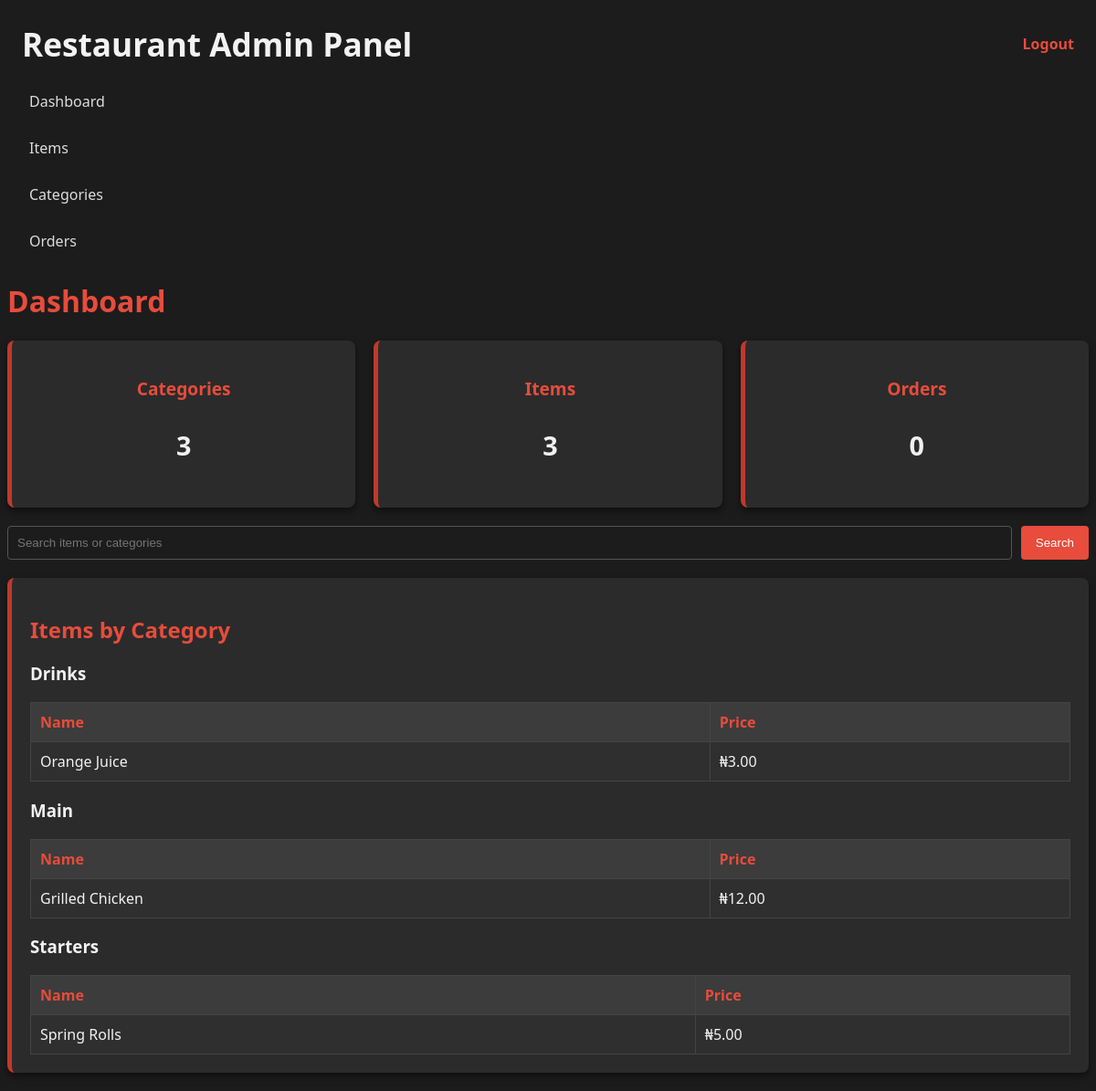
The page /public/admin/index.php (signed in) on the database as committed earlier.
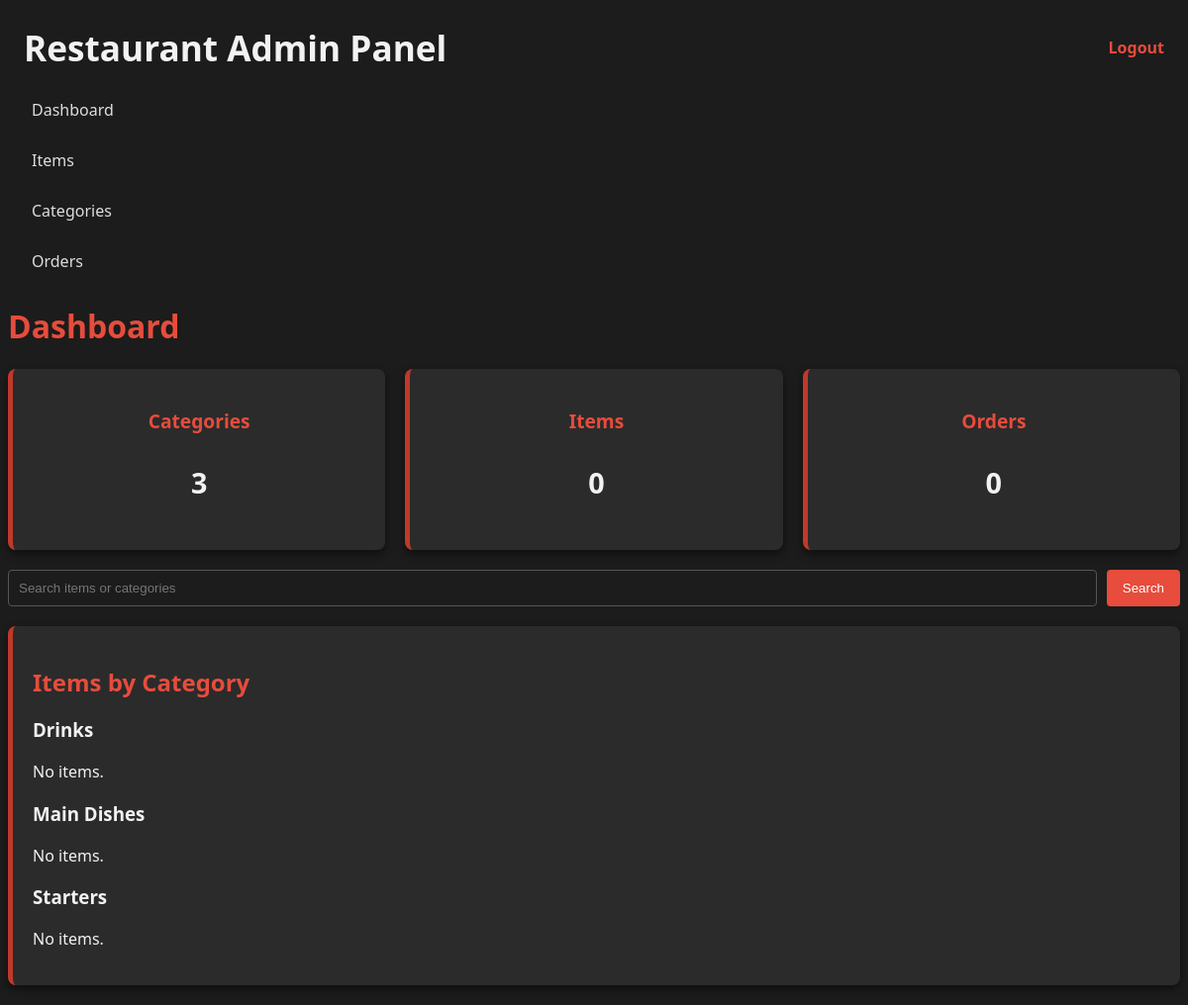
The same page on the database as committed later.
### tables this page shows
CREATE TABLE menu_items (
    id INTEGER PRIMARY KEY AUTOINCREMENT,
    category_id INTEGER,
    name TEXT NOT NULL,
    description TEXT,
    price REAL NOT NULL,
    is_available INTEGER DEFAULT 1,
    FOREIGN KEY (category_id) REFERENCES categories(id)
);

### public/admin/index.php (called while the page is built, shortened)
<?php
require __DIR__ . '/includes/header.php';
require __DIR__ . '/includes/sidebar.php';
$page = $_GET['page'] ?? 'dashboard';
require __DIR__ . "/$page.php";

### public/admin/dashboard.php (the view, shortened to what this page needs)
<?php
require __DIR__ . "/../../src/database.php";
$totalCategories = $pdo->query("SELECT COUNT(*) FROM categories")->fetchColumn();
$totalItems      = $pdo->query("SELECT COUNT(*) FROM menu_items")->fetchColumn();
$totalOrders     = $pdo->query("SELECT COUNT(*) FROM orders")->fetchColumn();
$search = trim($_GET['q'] ?? '');
$isSearch = $search !== '';
if ($isSearch) {
    $stmt = $pdo->prepare("
        SELECT m.id, m.name, m.price, c.name AS category
        FROM menu_items m
        LEFT JOIN categories c ON c.id = m.category_id
        WHERE m.name LIKE :q OR c.name LIKE :q
        ORDER BY c.name, m.name
    ");
    $stmt->execute(['q' => "%$search%"]);
    $items = $stmt->fetchAll(PDO::FETCH_ASSOC);
} else {
    $categories = $pdo->query("
        SELECT c.id, c.name
        FROM categories c
        ORDER BY c.name
    ")->fetchAll(PDO::FETCH_ASSOC);
    $itemsByCategory = [];
    foreach ($categories as $c) {
        $stmt = $pdo->prepare("
            SELECT id, name, price
            FROM menu_items
            WHERE category_id = ?
            ORDER BY name
        ");
        $stmt->execute([$c['id']]);
        $itemsByCategory[$c['name']] = $stmt->fetchAll(PDO::FETCH_ASSOC);
    }
}
?>
<div class="main-content">
    <h1 class="page-title">Dashboard</h1>
    <div class="card-stats">
        <div class="card"><h3>Categories</h3><p><?= $totalCategories ?></p></div>
        <div class="card"><h3>Items</h3><p><?= $totalItems ?></p></div>
        <div class="card"><h3>Orders</h3><p><?= $totalOrders ?></p></div>
    </div>
    <form method="GET" class="search-bar">
        <input type="text" name="q" placeholder="Search items or categories"
               value="<?= htmlspecialchars($search) ?>">
        <button>Search</button>
    </form>
    <div class="card">
        <?php if ($isSearch): ?>
            <h2>Search results for “<?= htmlspecialchars($search) ?>”</h2>
            <?php if (!$items): ?>
                <p>No results found.</p>
            <?php else: ?>
                <table class="table">
                    <tr><th>Name</th><th>Category</th><th>Price</th></tr>
                    <?php foreach ($items as $i): ?>
                        <tr>
                            <td><?= htmlspecialchars($i['name']) ?></td>
                            <td><?= htmlspecialchars($i['category']) ?></td>
                            <td>₦<?= number_format($i['price'], 2) ?></td>
                        </tr>
                    <?php endforeach; ?>
                </table>
            <?php endif; ?>
        <?php else: ?>
            <h2>Items by Category</h2>
            <?php foreach ($itemsByCategory as $categoryName => $items): ?>
                <h3><?= htmlspecialchars($categoryName) ?></h3>
                <?php if (!$items): ?>
                    <p>No items.</p>
                <?php else: ?>
                    <table class="table">
                        <tr><th>Name</th><th>Price</th></tr>
                        <?php foreach ($items as $i): ?>
                            <tr>
                                <td><?= htmlspecialchars($i['name']) ?></td>
                                <td>₦<?= number_format($i['price'], 2) ?></td>
                            </tr>
                        <?php endforeach; ?>
                    </table>
                <?php endif; ?>
            <?php endforeach; ?>
        <?php endif; ?>
    </div>
</div>

Rows that differ between the two databases and show on the page:
removed menu_items: name "Orange Juice", price "3.00", shown under "Drinks"
removed menu_items: name "Grilled Chicken", price "12.00", shown under "Main"
removed menu_items: name "Spring Rolls", price "5.00", shown under "Starters"
Other text that changed with them:
$totalItems: "3" → "0"
list line gone: "Name Price"
new list line: "No items."
new list line: "Main Dishes No items."
list line gone: "Main Name Price"
